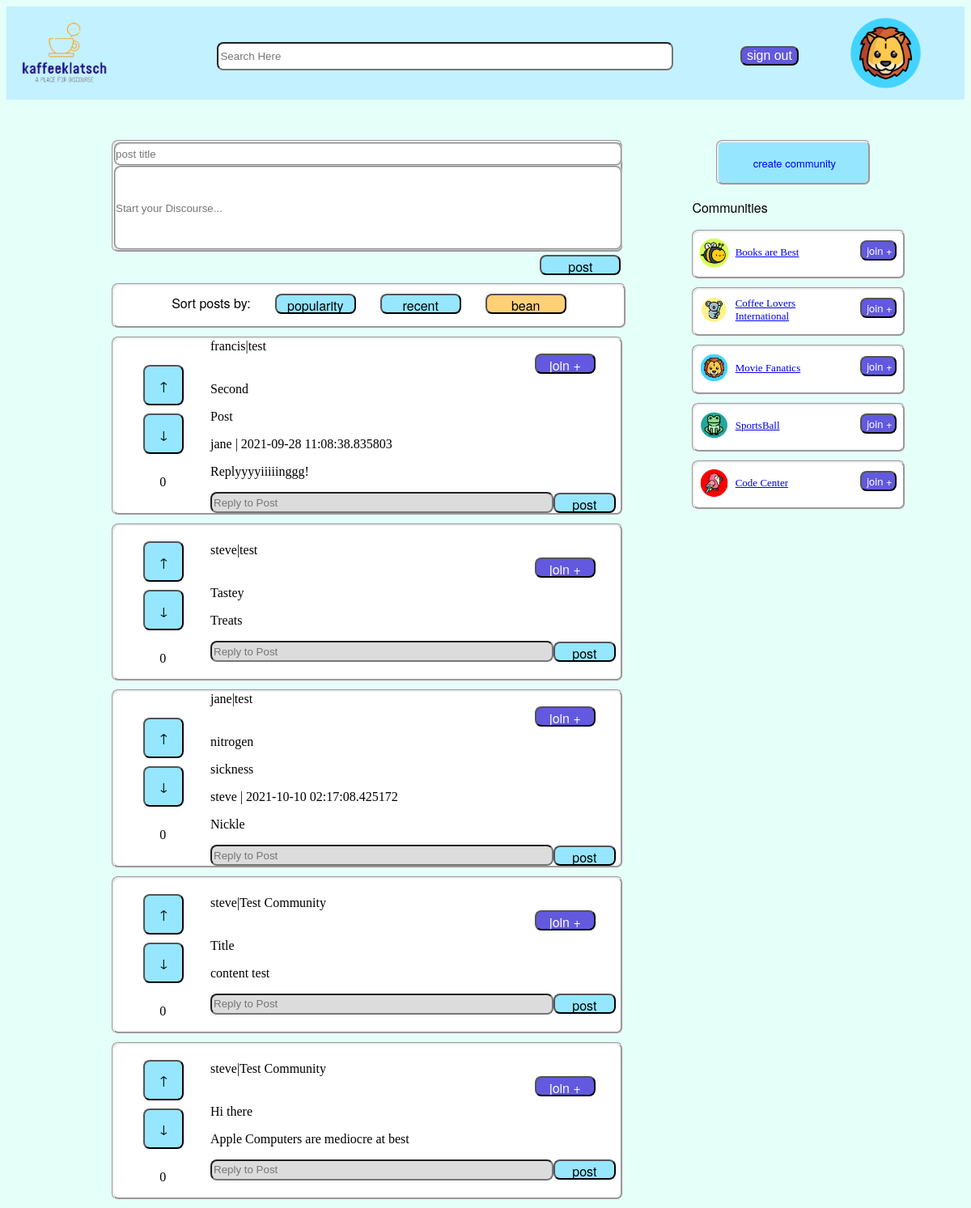
Page /feed (signed in) on the committed database.
### kaffeeklatsch/models/models.py (models this page shows, shortened)
class User(db.Model, UserMixin):
    id = db.Column(db.Integer, nullable=False, primary_key=True, unique=True)
    username = db.Column(db.Text, db.ForeignKey('user_access.username'), nullable=False)
    tagline = db.Column(db.Text, db.ForeignKey('user_access.tagline'), nullable=True)
    date_joined = db.Column(db.Text, nullable=False)
    avatar = db.Column(db.Text, nullable=True)
    first_name = db.Column(db.Text, nullable=True)
    last_name = db.Column(db.Text, nullable=True)
    communities = db.Column(db.Text, nullable=True)
    users_following = db.Column(db.Text, nullable=True)
    tagline = db.Column(db.Text, nullable=True)
    date_joined = db.Column(db.Text, nullable=False)
    summary = db.Column(db.Text, nullable=True)

class Post(db.Model):
    title = db.Column(db.Text, nullable=False)
    content = db.Column(db.Text, nullable=False)
    posting_user = db.Column(db.Text, db.ForeignKey('user_access.username'), nullable=False)
    posted_date = db.Column(db.DateTime, nullable=False)
    community = db.Column(db.Text, nullable=False)
    UUID = db.Column(db.Integer, nullable=False, primary_key=True, unique=True)
    tally = db.Column(db.Integer, nullable=False)
    replies = relationship('Reply', backref='reply', lazy=True)

class Reply(db.Model):
    original_post_id = db.Column(db.Integer, db.ForeignKey('post.UUID'), nullable=False)
    reply_content = db.Column(db.Text, nullable=False)
    reply_user = db.Column(db.Text, db.ForeignKey('user_access.username'), nullable=False)
    reply_date = db.Column(db.DateTime, nullable=False)
    reply_UUID = db.Column(db.Integer, nullable=False, primary_key=True, unique=True)

class Community(db.Model):
    community_id = db.Column(db.Integer, nullable=False, primary_key=True, unique=True)
    community_name = db.Column(db.Text, nullable=False)
    community_tagline = db.Column(db.Text, nullable=True)
    community_content = db.Column(db.Text, nullable=True)
    community_image = db.Column(db.Text, nullable=False)
    community_datejoined = db.Column(db.Text, nullable=False)

### kaffeeklatsch/routes.py (the view, shortened to what this page needs)
@app.route('/feed', methods=['GET', 'POST'])
def feed():
  if (current_user.is_authenticated == False):
    return redirect(url_for('login'))
  sortPostForm = SortPostForm()
  replyForm = ReplyForm()
  makePostForm = MakePostForm()
  communityPainForm = CommunityPainForm()
  posts = Post.query.all()
  communities = Community.query.all()
  postHandler = PostHandler()
  replyHandler = ReplyHandler()
  upVoteForm = UpVoteForm()
  upVoteHandler = UpVoteHandler()
  downVoteForm = DownVoteForm()
  downVoteHandler = DownVoteHandler()
  userName = current_user.username
  userInfo = User.query.filter_by(username=userName).first()
  if makePostForm.validate_on_submit():
    print("form input is validated")
    inputTitle = request.form['postTitle']
    inputContent = request.form['postContent']
    inputUsername = current_user.username
    inputCommunity = "Test Community"
    postHandler.post(inputTitle, inputContent, inputUsername, inputCommunity)
    return redirect(url_for('feed'))
  else:
    print("Post logic not entered.")
  if replyForm.validate_on_submit():
    print("Reply form input is validated")
    inputContent = request.form['replyContent']
    inputUsername = current_user.username
    retrievedPostId = int(request.form['index'])
    originalPostFilter = filter(lambda post: post.UUID == retrievedPostId, posts)
    originalPostList = list(originalPostFilter)
    originalPost = originalPostList.pop()
    print(f'original post id: ', retrievedPostId)
    print(f'original post: ', originalPost)
    inputOriginalPostID = retrievedPostId
    replyHandler.reply(inputOriginalPostID, inputContent, inputUsername)
    return redirect(url_for('feed'))
  else:
    print("Reply logic not entered.")
  return render_template('feed.html',
  makePostForm=makePostForm,
  sortPostForm=sortPostForm,
  replyForm=replyForm,
  communityPainForm=communityPainForm,
  posts=posts,
  communities=communities,
  userInfo=userInfo,
  upVoteForm=upVoteForm,
  downVoteForm=downVoteForm)

### kaffeeklatsch/forms/SortPostForm.py
class SortPostForm(FlaskForm):
    popularity = SubmitField('popularity')
    recent = SubmitField('recent')
    bean = SubmitField('bean')

### kaffeeklatsch/forms/ReplyForm.py
class ReplyForm(FlaskForm):
    post = SubmitField('post')
    join = SubmitField('join +')
    replyContent = StringField('reply', validators=[DataRequired(), Length(min=1, max=250)], render_kw={"placeholder": "Reply to Post"})

### kaffeeklatsch/models/models.py (called while the page is built)
@login_manager.user_loader
def load_user(username):
    return User.query.get(username)

### kaffeeklatsch/templates/feed.html
{% extends 'base.html' %}
{% import 'make_post.html' as makePostTemplate %}
{% import 'sort_post.html' as sortPostTemplate %}
{% import 'post_reply.html' as post_reply %}
{% import 'community.html'as community_template %}
{% block addedCSS %}
<link rel="stylesheet" href="{{ url_for('static', filename='css/feed.css') }}" />
{% endblock %}
{% block search %}
<div class="search-container" id="search-container">
    <input id="search-input" type="search" id="form1" class="form-control" placeholder="Search Here"/>
</div>
{% endblock %}
{% block avatar %}
<a href="/profilepage"><img class="avatar" src="{{ url_for('static', filename='assets/imagefiles/Profile/' + userInfo.avatar) }}" /></a>
<button onclick="document.location='logout'" class="button-style-credential">sign out</button>
{% endblock %}
{% block body %}
<div class="page">
    <div class="content-view">
        <div class="post-pane">
            <div>
                {{ makePostTemplate.make_post(makePostForm) }}
                {{ sortPostTemplate.sort_post(sortPostForm) }}
            </div>
            {% for post in posts %}
                {{ post_reply.post_reply(replyForm, upVoteForm, downVoteForm, post) }}
            {% endfor %}
        </div>
        <div class="community-pain">
            <div class="button-style-b create-comm-button">
                <a href='/communityCreation' class="create-comm">create community</a>
            </div>
            <p class="community-label">Communities</p>
            {% for community in communities%}
                {{ community_template.community_component(community, communityPainForm) }}
            {% endfor %}
        </div>
    </div>
</div>
{% endblock %}

### kaffeeklatsch/templates/post_reply.html
{% macro post_reply(replyForm, upVoteForm, downVoteForm, postObject) %}
{% import 'post.html' as replyTemplate %}
<div>
    {{ replyTemplate.post(replyForm, upVoteForm, downVoteForm, postObject) }}
</div>
{% endmacro %}

### kaffeeklatsch/templates/community.html
{% macro community_component(communityInfo, communityPainForm) %}
{% import 'community_pain.html' as communityPainTemplate %}
<form method="POST">
    {{ communityPainTemplate.community_pain(communityInfo, communityPainForm) }}
</form>
{% endmacro %}

### kaffeeklatsch/templates/post.html (shortened to what this page needs)
{% macro post(replyForm, upVoteForm, downVoteForm, postObject) %}
<link rel="stylesheet" href="{{ url_for('static', filename='css/post.css') }}" />
<div class="post-wrapper">
    <div class="vote-panel">
        <form action="" method="POST">
            {{ upVoteForm.upArrow(class="button-style-b make-button") }}
        </form>
        <form action="" method="POST">
            {{ downVoteForm.downArrow(class="button-style-b make-button") }}
        </form>
        <div class="post-tally">
            <p>{{ postObject.tally }}</p>
        </div>
    </div>
    <div class="post-panel">
        <div class="post-panel__top-line">
            <span class="owner-name">{{ postObject.posting_user }}</span> | <span class="community-content">{{ postObject.community }}</span>
        </div>
        {{ replyForm.join(class="button-style-a post-panel__join-button") }}
        <div class="post-panel__title-line">
            <span class="post-title">{{ postObject.title }}</span>
        </div>
        <div class="post-panel__post-content">
            <p class="post-content">{{ postObject.content }}</p>
        </div>
        {% for reply in postObject.replies %}
            <div class="post-panel__reply">
                <span>{{reply.reply_user}}</span> | <span>{{reply.reply_date}}</span>
                <br>
                <p>{{reply.reply_content}}</p>
            </div>
        {% endfor %}
        <form action="" method="POST">
            <div class="post-panel__reply-line">
                {{ replyForm.replyContent(class="reply-content") }}
                {{ replyForm.post(class="button-style-b make-button") }}
            </div>
        </form>
    </div>
</div>
{% endmacro %}

### kaffeeklatsch/templates/community_pain.html
{% macro community_pain(communityInfo, communityPainForm) %}
<link rel="stylesheet" href="{{ url_for('static', filename='css/community-pain.css') }}" />
<div class="community-pain-wrapper">
    <img class="avatar community-image" src="{{ url_for('static', filename='assets/imagefiles/Profile/'+communityInfo.community_image) }}">
    <div class=community-title><a href="/communityPage"><span>{{ communityInfo.community_name}}</span></a></div>
    <span class="community-button">{{ communityPainForm.join(class="button-style-a community-button-settings") }} </span>
</div>
{% endmacro %}

### kaffeeklatsch/static/css/globalstylesheet.css (style rules this page uses)
body { background-color: #E5FFF9 }
.avatar { height: 100%; float: right; margin-right: 50px; }
.page { margin: 0px; height: 100vh; padding-top: 50px; }
.button-style-credential { border-radius: 8px; background-color: #6259df; font-size: medium; color: white; }
.button-style-a { width: 100px; height: 25px; top: 225px; border-radius: 8px; background-color: #6259df; font-family: "Helvetica Neue", "Arial", sans-serif; font-size: medium; color: white; }
.button-style-b { width: 100px; height: 25px; top: 225px; border-radius: 8px; background-color: #96E6FF; font-family: "Helvetica Neue", "Arial", sans-serif; font-size: medium; color: black; margin-left: 30px; }
.button-style-bean { width: 100px; height: 25px; top: 225px; border-radius: 8px; background-color: #FFD075; font-family: "Helvetica Neue", "Arial", sans-serif; font-size: medium; color: black; margin-left: 30px; }

### kaffeeklatsch/static/css/forms.css (style rules this page uses)
input { margin-bottom: 10px; border-radius: 8px; height: 25px; width: 230px; }

### kaffeeklatsch/static/css/feed.css (style rules this page uses)
.content-view { display: flex; }
.post-pane { display: inline-block; width: 60%; }
.community-pain { display: inline-block; background-color: #E5FFF9; margin-left: 85px; width: 25%; height: 500px; }
#search-container { display: inline-block; text-align: center; width: 60%; height: 80%; padding-top: 10px; }
#search-input { background-color: white; width: 80%; height: 45%; }
.community-label { font-family: "Helvetica Neue", "Arial", sans-serif; font-size: medium; }
.create-comm-button { width: 70%; height: 10%; border-style: groove; display: flex; }
.create-comm { text-decoration: none; font-size: small; align-self: center; margin-left: 23%; }

### kaffeeklatsch/static/css/sort_post.css (style rules this page uses)
#postContent { left: 10px; }

### kaffeeklatsch/static/css/make_post.css (style rules this page uses)
.make-post-wrapper .post-title { display: block; width: 99.6%; border-style: groove; border-color: lightgrey; margin: 0; padding: 0; }
.make-post-wrapper .post-content { display: block; width: 99.6%; border-style: groove; border-color: lightgrey; margin: 0; padding: 0; height: 100px; }
.make-post-wrapper .make-button { float: right; margin-top: 1%; }

### kaffeeklatsch/static/css/post.css (style rules this page uses)
.post-wrapper { background-color: white; border-style: groove; border-radius: 8px; display: flex; justify-content: center; align-items: center; margin-bottom: 10px; }
.post-wrapper .vote-panel input { width: 50px; height: 50px; }
.post-wrapper .vote-panel { margin-right: 8%; margin-top: 3%; width: 10%; align-content: center; }
.post-wrapper .post-tally { margin-left: 80%; }
.post-wrapper .post-panel { display: inline-block; width: 80%; background-color: white; }
.post-panel .post-panel__reply-line { display: flex; justify-content: center; align-items: center; }
.post-panel .post-panel__join-button { margin-left: 80%; width: 15%; }
.post-wrapper .post-panel #replyContent { width: 500px; margin: auto; }
.post-wrapper .post-panel #post { width: 90px; margin: auto; }
.post-panel__top-line { background-color: white; display: inline-flex; }
#replyContent { width: 80%; height: 20px; top: 470px; left: 150px; background-color: gainsboro; }

### kaffeeklatsch/static/css/community-pain.css (style rules this page uses)
.community-pain-wrapper { background-color: white; display: inline-flex; align-items: center; border-radius: 8px; border-style: groove; padding: 2%; font-size: small; padding-bottom: 10px; margin-bottom: 10px; }
.community-pain-wrapper .community-image { height: 15%; width: 15%; float: none; margin-right: 8px; }
.community-pain-wrapper .community-title { width: 100%; }
.community-pain-wrapper .community-button { margin-left:8%; margin-top: 2%; }
.community-pain-wrapper .community-button-settings { font-size: small; width: 95%; }

### rows in the picture
User: avatar (picture)
Post: tally "0", posting_user "francis", community "test", title "Second", content "Post"
Reply: reply_user "jane", reply_date "2021-09-28 11:08:38.835803", reply_content "Replyyyyiiiiinggg!"
Post: tally "0", posting_user "steve", community "test", title "Tastey", content "Treats"
Post: tally "0", posting_user "jane", community "test", title "nitrogen", content "sickness"
Reply: reply_user "steve", reply_date "2021-10-10 02:17:08.425172", reply_content "Nickle"
Post: tally "0", posting_user "steve", community "Test Community", title "Title", content "content test"
Post: tally "0", posting_user "steve", community "Test Community", title "Hi there", content "Apple Computers are mediocre at best"
Community: community_image (picture), community_name "Books are Best"
Community: community_image (picture), community_name "Coffee Lovers International"
Community: community_image (picture), community_name "Movie Fanatics"
Community: community_image (picture), community_name "SportsBall"
Community: community_image (picture), community_name "Code Center"
